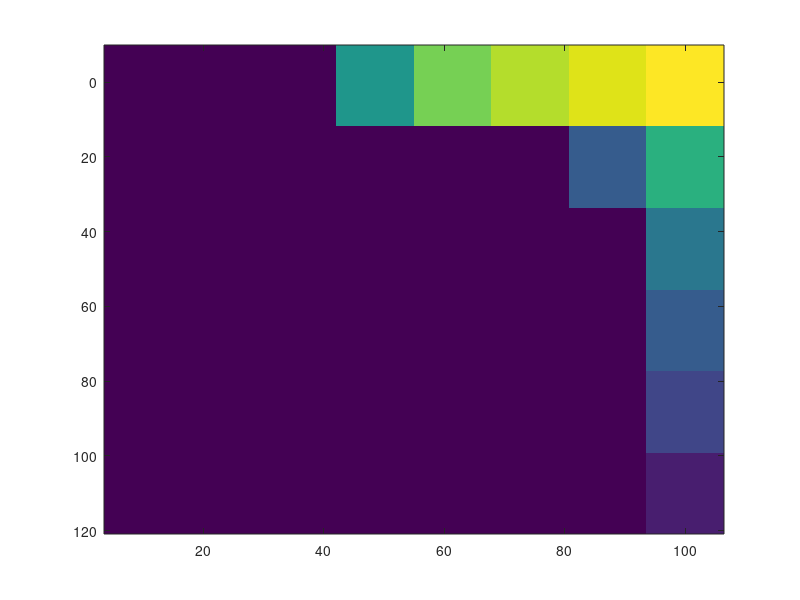

MATLAB code for this plot: (Note: this script raises an error after producing the figure.)
% clc
% close all
% 
% % Parameters
% M = 4; % PAM encoding
% number_of_symbols = 40000; % Number of symbols
% symbol_rate = 20e9; % Data rate (10 Gsa/s)
% sample_per_symbol = 1;
% adc_rate = sample_per_symbol * symbol_rate;
% %tapVector = [1 10 20 30 40 50];
% fiber_lengths = [20 30 40 50 60 65 70 75] * 1e3;
% pd_bandwidth = 0.75 * symbol_rate; % Photodiode bandwidth (10 GHz)
% points_per_symbol = 10;  % Points per symbol for the simulation
% points_per_space_step = 1000;  % Grid points for the optical fiber
% D = 1e-5; % Dispersion Coefficient (s/m-m)
% central_wavelength = 1550e-9; % Central wavelength in C-band (m)
% gain = 15;  % EDFA gain (15 dB)
% Pwr_dBm = 10; % Laser Power (10 dBm, 10 mW)
% 
% % Show plots
% plot_laser_output = 0;  % Show the power of the field after the laser
% plot_electric_signal = 0;
% plot_oscilloscope = 0; % Show the signal that is received by the photodiode
% plot_eye_diagram = 1; % Show the eye diagram
% 
% % Perform
% back_to_back = 0;  % If 0 it performs back-to-back transmission (no optical fiber). Otherwise, set 1.
% 
% ber_matrix = zeros(length(fiber_lengths), 1); % Initialize BER matrix
% 
% for i = 1:length(fiber_lengths)
%     fiber_length = fiber_lengths(i);
% 
%     % Create Analog Input
%     [electric_signal, sample_freq, x, y, n_ignore] = create_pam(M, number_of_symbols, symbol_rate, points_per_symbol);
% 
%     % Run the laser source
%     n_samples = length(electric_signal);
%     I_bias = 50e-3;
%     [field, time] = laser(I_bias, n_samples, sample_freq, Pwr_dBm, plot_laser_output);
% 
%     % Modulate the optical field
%     bias_ratio = 0.3;
%     field = modulator(field, electric_signal, bias_ratio, sample_freq, "AM", plot_electric_signal);
% 
%     % Receiver
%     if back_to_back == 1
%         photocurrent = photodiode(field, sample_freq, pd_bandwidth, central_wavelength, plot_oscilloscope);
%         ber = digital_receiver(photocurrent, y, points_per_symbol, n_ignore, M, plot_eye_diagram);
%     else
%         space_step = fiber_length / points_per_space_step; % Define space_step
%         field = optical_fiber(field, fiber_length, space_step, sample_freq, D, central_wavelength);
%         field = edfa(field, gain, central_wavelength, sample_freq);
%         photocurrent = photodiode(field, sample_freq, pd_bandwidth, central_wavelength, plot_oscilloscope);
% 
%         % Call digital receiver function and calculate BER
%          fprintf('Fiber Length = %d km\n', fiber_length / 1000);
%          ber_esn = ESN(points_per_symbol,M,y,n_ignore,adc_rate,symbol_rate,number_of_symbols,photocurrent);
%     end
% 
%     % Store BER value in the matrix
%     ber_matrix(i) = ber_esn;
% 
%     % Display fiber length and BER
% 
% 
% end











tapVector = [1 10 20 30 40 50 60 70 80 90 100 110];
fiber_lengths=[ 10 20 30 40 50 60 65 70 75 80 90 100]*1e3;

%taps =1 : ber_matrix = [ 0         0    0.0007    0.0099    0.0383    0.0593    0.0820    0.1090] ;
%taps =10: ber_matrix = [ 0         0         0         0         0         0    0.0030    0.0165] ;
%taps =20: ber_matrix = [ 0         0         0         0         0         0         0    0.0054] ;
%taps= 30: ber_matrix = [ 0         0         0         0         0         0         0    0.0030] ;
%taps =40: ber_matrix = [ 0         0         0         0         0         0         0    0.0021] ;
%taps =50: ber_matrix = [0         0         0         0         0         0         0    0.0011]; 




ber_matrix1 = [ 0         0    0.0007    0.0099    0.0383    0.0593    0.0820    0.1090] ;
ber_matrix2 = [ 0         0         0         0         0         0    0.0030    0.0165] ;
ber_matrix3= [ 0         0         0         0         0         0         0    0.0054] ;
ber_matrix4= [ 0         0         0         0         0         0         0    0.0030] ;
ber_matrix5 = [ 0         0         0         0         0         0         0    0.0021] ;
ber_matrix6 = [0         0         0         0         0         0         0    0.0011]; 


ber_matrix = [ber_matrix1; ber_matrix2; ber_matrix3; ber_matrix4; ber_matrix5; ber_matrix6];









X = fiber_lengths / 1e3;  
Y = tapVector; 





imagesc(X, Y, log10(ber_matrix));
shading interp;
colormap('parula'); % You can replace 'parula' with other colormaps
colorbar;
title('BER from ESN');
xlabel('Fiber Length (km)');
ylabel('Taps');

% Set the x-axis and y-axis ticks to exactly match tap_values
xlim([min(X(:)), max(X(:))]);
yticks(Y);


% Set colorbar label
colorbarLabel = 'BER';
ylabel(colorbar, colorbarLabel);

figure;
heatmap(X, Y, log10(ber_matrix));


xlabel('fiber length (km)');
ylabel('Taps');
title('BER from ESN');



figure;
p = pcolor(X,Y,log10(ber_matrix)');
set(p, 'EdgeColor', 'none'); % Remove edges for smoother appearance
shading interp; % Interpolate colors for smooth transition
colorbar; % Add colorbar to show the scale
colormap('jet'); % Choose colormap for smooth color transitions

title('BER from ESN');
xlabel('Fiber Length (km)');
ylabel('Taps');

% Set the x-axis and y-axis ticks to exactly match tap_values
xlim([min(X(:)), max(X(:))]);
yticks(Y);


% Set colorbar label
colorbarLabel = 'BER';
ylabel(colorbar, colorbarLabel);




